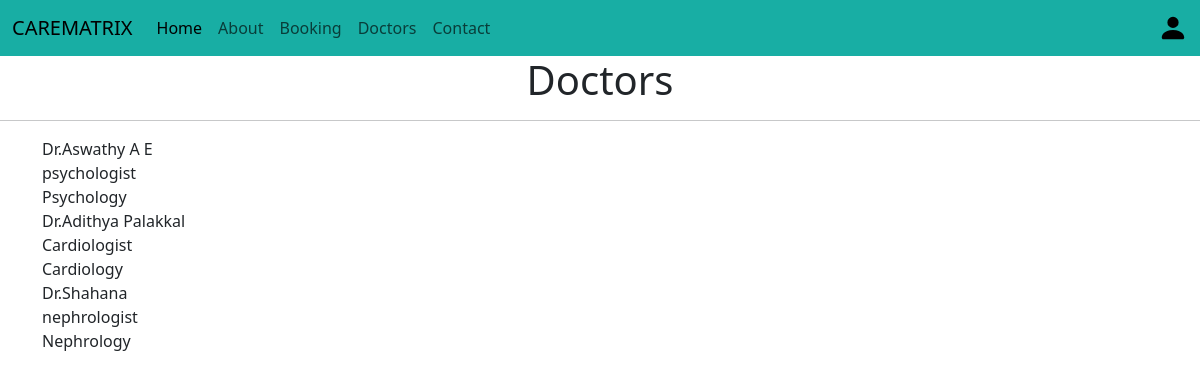
Page /doctors on the committed database.
### app/models.py (models this page shows)
class Doctors(models.Model):
    name=models.CharField(max_length=100)
    speciality=models.CharField(max_length=100)
    department=models.ForeignKey(Departments, on_delete=models.CASCADE)
    image=models.FileField()

class Departments(models.Model):
    dep_name=models.CharField(max_length=100)
    dep_description=models.TextField()
    def __str__(self):
            return self.dep_name

### app/views.py (the view)
# urls.py: path('doctors',views.doctors,name='doctors'),
def doctors(request):
    doct= Doctors.objects.all()
    return render(request,'users/doctor.html', {'doctors': doct})

### template/users/doctor.html (shortened to what this page needs)
{% extends 'users/base.html' %}
{%load static}
{% block title %}
{% block content %}
<h1 class="text-center">Doctors</h1>
<hr>
<div class="container">
    {% for d in doctors %}
        {{d.name}}<br>
        {{d.speciality}}<br>
        {{d.department}}<br>
    {% endfor %}
</div>
{% endblock %}

### rows in the picture
Doctors: name "Dr.Aswathy A E", speciality "psychologist", department "Psychology"
Doctors: name "Dr.Adithya Palakkal", speciality "Cardiologist", department "Cardiology"
Doctors: name "Dr.Shahana", speciality "nephrologist", department "Nephrology"
